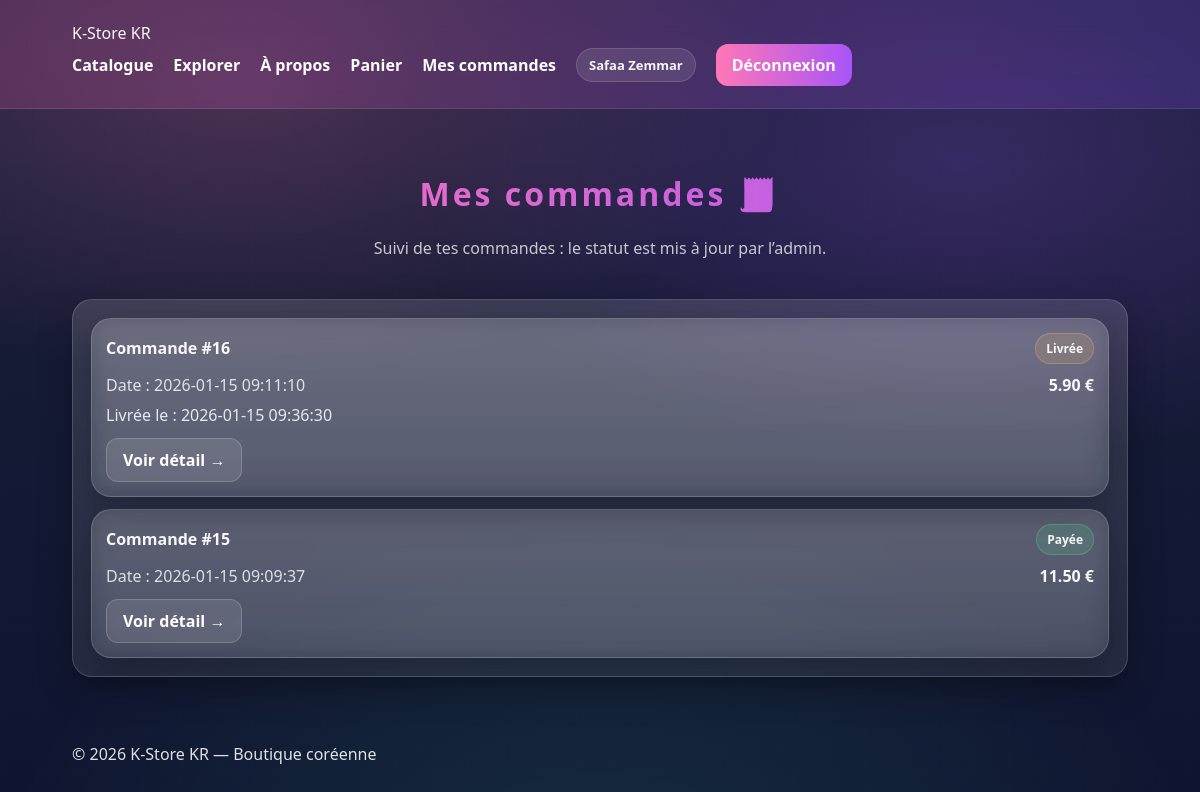
Page /public/orders.php (signed in) on the committed database.
### tables this page shows
CREATE TABLE `orders` (
  `id` int(11) NOT NULL,
  `user_id` int(11) DEFAULT NULL,
  `customer_firstname` varchar(100) DEFAULT NULL,
  `customer_lastname` varchar(100) DEFAULT NULL,
  `customer_name` varchar(120) NOT NULL,
  `customer_email` varchar(190) NOT NULL,
  `customer_phone` varchar(30) DEFAULT NULL,
  `customer_address` varchar(255) NOT NULL,
  `customer_postal` varchar(20) DEFAULT NULL,
  `customer_postal_code` varchar(20) DEFAULT NULL,
  `status` varchar(50) NOT NULL DEFAULT 'paid',
  `total` decimal(10,2) NOT NULL DEFAULT 0.00,
  `created_at` datetime NOT NULL DEFAULT current_timestamp(),
  `delivered_at` datetime DEFAULT NULL,
  `is_archived` tinyint(1) NOT NULL DEFAULT 0
);

### public/orders.php (the view, shortened to what this page needs)
<?php
require_once __DIR__ . '/../config/db.php';
require_once __DIR__ . '/../includes/header.php';
$userId = (int)$_SESSION['user']['id'];
$stmt = $pdo->prepare("
  SELECT id, total, status, created_at, delivered_at
  FROM orders
  WHERE user_id = ? AND is_archived = 0
  ORDER BY id DESC
");
$stmt->execute([$userId]);
$orders = $stmt->fetchAll(PDO::FETCH_ASSOC);
function statusLabel($s){
  $s = strtolower(trim((string)$s));
  return match($s){
    'pending'   => 'En attente',
    'paid'      => 'Payée',
    'shipped'   => 'Expédiée',
    'delivered' => 'Livrée',
    'cancelled' => 'Annulée',
    default     => ($s === '' ? 'Payée' : $s)
  };
}
function statusClass($s){
  $s = strtolower(trim((string)$s));
  return match($s){
    'pending'   => 'st-pending',
    'paid'      => 'st-paid',
    'shipped'   => 'st-shipped',
    'delivered' => 'st-delivered',
    'cancelled' => 'st-cancelled',
    default     => 'st-pending'
  };
}
?>
<header class="container hero">
  <h1>Mes commandes 🧾</h1>
  <p>Suivi de tes commandes : le statut est mis à jour par l’admin.</p>
</header>
<main class="container">
  <div class="panel">
    <?php if (empty($orders)): ?>
      <h2>Aucune commande</h2>
      <p>Tu n’as pas encore de commande en cours.</p>
      <a class="btn" href="/-e-commerce-dynamique/public/items.php">Retour catalogue →</a>
    <?php else: ?>
      <div style="display:grid;gap:12px;">
        <?php foreach ($orders as $o): ?>
          <div class="panel" style="padding:14px;">
            <div style="display:flex;justify-content:space-between;gap:12px;flex-wrap:wrap;align-items:center;">
              <strong>Commande #<?= (int)$o['id'] ?></strong>
              <span class="status <?= statusClass($o['status']) ?>">
                <?= htmlspecialchars(statusLabel($o['status'])) ?>
              </span>
            </div>
            <div style="margin-top:10px;display:flex;justify-content:space-between;gap:12px;flex-wrap:wrap;">
              <span style="opacity:.85;">Date : <?= htmlspecialchars($o['created_at']) ?></span>
              <strong><?= number_format((float)$o['total'], 2) ?> €</strong>
            </div>
            <?php if (strtolower((string)$o['status']) === 'delivered' && !empty($o['delivered_at'])): ?>
              <div style="margin-top:8px;opacity:.9;">
                Livrée le : <?= htmlspecialchars($o['delivered_at']) ?>
              </div>
            <?php endif; ?>
            <div style="margin-top:12px;display:flex;gap:10px;flex-wrap:wrap;">
              <a class="btn ghost" href="/-e-commerce-dynamique/public/order.php?id=<?= (int)$o['id'] ?>" style="text-decoration:none;">
                Voir détail →
              </a>
            </div>
          </div>
        <?php endforeach; ?>
      </div>
    <?php endif; ?>
  </div>
</main>
<?php require_once __DIR__ . '/../includes/footer.php'; ?>

### assets/css/style.css (style rules this page uses)
:root { --bg1:#1a1f3a; --bg2:#0f1530; --card:rgba(255,255,255,.14); --card2:rgba(255,255,255,.10); --pink:#ff77b7; --violet:#a855f7; --teal:#45ffd1; --text:#f7f7fb; --muted:rgba(255,255,255,.75); }
* { box-sizing:border-box }
body { margin:0;font-family:"Segoe UI",Arial,sans-serif;color:var(--text); background: radial-gradient(900px 500px at 20% 10%, rgba(255,119,183,.22), transparent 60%), radial-gradient(900px 500px at 80% 20%, rgba(168,85,247,.22), transparent 60%), radial-gradient(1100px 700px at 50% 110%, rgba(69,255,209,.10), transparent 55%), linear-gradient(180deg,var(--bg1),var(--bg2)); }
body::before { content:"";position:fixed;inset:0;pointer-events:none; background: repeating-linear-gradient(90deg, rgba(255,255,255,.05) 0 1px, transparent 1px 36px), repeating-linear-gradient(0deg, rgba(255,255,255,.04) 0 1px, transparent 1px 36px); opacity:.25;mix-blend-mode:overlay; }
.container { max-width:1100px;margin:auto;padding:22px }
.hero { text-align:center;padding:42px 20px 18px }
.hero h1 { letter-spacing:3px; background:linear-gradient(90deg,var(--pink),var(--violet)); background-clip:text;-webkit-background-clip:text;-webkit-text-fill-color:transparent; }
.hero p { margin:0;color:var(--muted) }
.btn { background:linear-gradient(90deg,var(--pink),var(--violet)); border:none;padding:10px 16px;border-radius:12px; color:#160a14;font-weight:700;cursor:pointer; }
.btn.ghost { background:rgba(255,255,255,.10); color:#fff;border:1px solid rgba(255,255,255,.18); text-decoration:none; }
.panel { background:linear-gradient(180deg, rgba(255,255,255,.14), rgba(255,255,255,.09)); border:1px solid rgba(255,255,255,.16); border-radius:20px;padding:18px; box-shadow:0 12px 35px rgba(0,0,0,.25); backdrop-filter:blur(12px); }
.status { padding:6px 10px;border-radius:999px; font-weight:800;font-size:12px; border:1px solid rgba(255,255,255,.14); background:rgba(255,255,255,.08); }
.st-paid { background:rgba(72,255,164,.12);border-color:rgba(72,255,164,.25) }
.st-delivered { background:rgba(255,196,90,.14);border-color:rgba(255,196,90,.28) }

### rows in the picture
orders: id "16", status "Livrée", created_at "2026-01-15 09:11:10", total "5.90", delivered_at "2026-01-15 09:36:30"
orders: id "15", status "Payée", created_at "2026-01-15 09:09:37", total "11.50"

### other values in the picture
$fullname "Safaa Zemmar"
